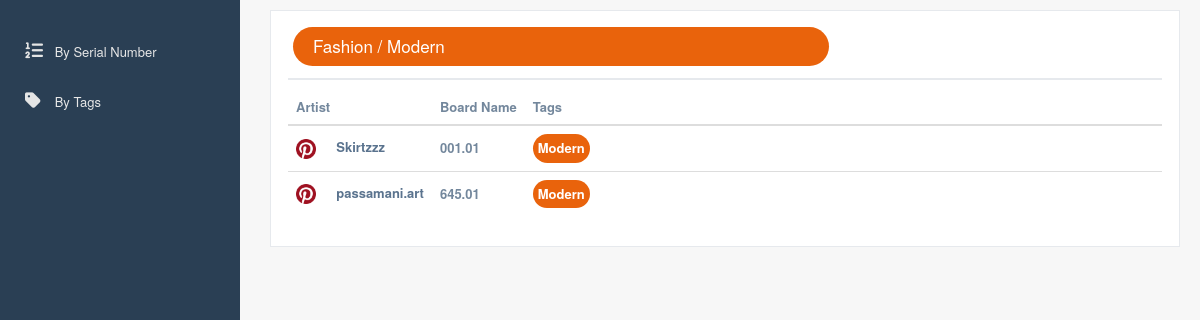
The app's page /tags/1 with its own data.
### tags/models.py (models this page shows, shortened)
class Category(models.Model):
    name = models.CharField(max_length=64, null=False, blank=False)
    def as_dict(self):
        return {
            'name': self.name,
        }

class Tag(models.Model):
    name = models.CharField(max_length=64, null=False, blank=False)
    category = models.ForeignKey(Category, on_delete=models.CASCADE, null=False, blank=False)
    color = models.CharField(max_length=20, null=False, blank=False)
    def as_dict(self):
        return {
            'id': self.id,
            'name': self.name,
            'category': self.category.as_dict(),
            'color': self.color,
        }

### artists/models.py (models this page shows, shortened)
class Artist(models.Model):
    name = models.CharField(max_length=64, null=True, blank=True)
    serial_number = models.PositiveIntegerField(null=False, unique=True)
    pinterest_page_url = models.URLField(max_length=128, null=True, blank=True)
    artstation_url = models.CharField(max_length=128, null=True, blank=True)
    behance_url = models.CharField(max_length=128, null=True, blank=True)
    deviantart_url = models.CharField(max_length=128, null=True, blank=True)
    facebook_url = models.CharField(max_length=128, null=True, blank=True)
    instagram_url = models.CharField(max_length=128, null=True, blank=True)
    pinterest_url = models.CharField(max_length=128, null=True, blank=True)
    pixiv_url = models.CharField(max_length=128, null=True, blank=True)
    tumblr_url = models.CharField(max_length=128, null=True, blank=True)
    twitter_url = models.CharField(max_length=128, null=True, blank=True)
    weibo_url = models.CharField(max_length=128, null=True, blank=True)
    other_url = models.CharField(max_length=128, null=True, blank=True)
    def as_dict(self):
        return {
            'name': self.name,
            'serial_number': f'{self.serial_number:03}',
            'pinterest_page_url': self.pinterest_page_url,
            'artstation_url': getUrlList(self.artstation_url),
            'behance_url': getUrlList(self.behance_url),
            'deviantart_url': getUrlList(self.deviantart_url),
            'facebook_url': getUrlList(self.facebook_url),
            'instagram_url': getUrlList(self.instagram_url),
            'pinterest_url': getUrlList(self.pinterest_url),
            'pixiv_url': getUrlList(self.pixiv_url),
            'tumblr_url': getUrlList(self.tumblr_url),
            'twitter_url': getUrlList(self.twitter_url),
            'weibo_url': getUrlList(self.weibo_url),
            'other_url': getUrlList(self.other_url),
        }

class Board(models.Model):
    name = models.CharField(max_length=64, null=True)
    tags = models.ManyToManyField(Tag, blank=True)
    artist = models.ForeignKey(Artist, on_delete=models.CASCADE)
    def as_dict(self):
        return {
            'id': self.id,
            'name': self.name,
            'artist': self.artist.as_dict(),
            'tags': [t.as_dict() for t in self.tags.all()],
        }

### pages/views.py (the view)
# urls.py: re_path(r'^tags/(?P<tag_id>[\d]+)$', TagDetailView.as_view()),
class TagDetailView(TemplateView):
    http_method_names = ['get']
    template_name = 'tag_details.html'
    def get_context_data(self, **kwargs):
        context = super(TagDetailView, self).get_context_data(**kwargs)
        tag_id = self.kwargs.get('tag_id')
        try:
            tag = Tag.objects.get(id=tag_id)
        except Tag.DoesNotExist:
            context['error_message'] = 'Invalid tag id.'
            return context
        context['tag'] = tag.as_dict()
        boards = tag.board_set.all().order_by('name')
        boards = [b.as_dict() for b in boards]
        context['boards'] = boards
        return context

### DisneyPinDirectory/utils.py (called while the page is built)
def getUrlList(str):
    urls = []
    if str:
        urls = str.split(',')
        if '' in urls:
            urls.remove('')
    return urls

### pages/templates/tag_details.html (shortened to what this page needs)
{% extends 'base.html' %}
{% load static %}
{% load i18n %}
{% block css %}
<link href="{% static 'css/common/common.css' %}" rel="stylesheet">
<link href="{% static 'css/tags/details.css' %}" rel="stylesheet">
{% endblock %}
{% block content %}
{% if error_message %}
    <h2> ERROR: {{ error_message }} </h2>
{% else %}
    <div class="col-md-12 col-sm-12 col-xs-12">
        <div class="x_panel">
            <div class="x_title">
                <h2 class="tag-header" style="color:white;background-color:{{tag.color}};">
                    {{tag.category.name}} / {{tag.name}}
                </h2>
            </div>
            <div class="custom-table">
                <table class="table table-hover">
                    <thead>
                        <tr>
                            <th style="width:10%">Artist</th>
                            <th style="width:5%">Board Name</th>
                            <th>Tags</th>
                        </tr>
                    </thead>
                    <tbody id="board-table-content">
                    {% for board in boards %}
                        <tr>
                            <th>
                                <a href={{board.artist.pinterest_page_url}} target="_blank">
                                    <img class="icon-img" src="../media/pinterest.png"/>
                                </a>
                                <a href="/artists/{{board.artist.serial_number}}">
                                {% if board.artist.name%}
                                    {{board.artist.name}}
                                {% else %}
                                    <th>-</th>
                                {% endif %}
                                </a>
                            </th>
                            <th>{{board.name}}</th>
                            <th>
                                {% for tag in board.tags %}
                                <a href=/tags/{{tag.id}}>
                                    <label class="tag-label" style="background-color:{{tag.color}};">
                                    {{tag.name}}
                                    </label>
                                </a>
                                {% endfor %}
                            </th>
                        </tr>
                    {% endfor %}
                    </tbody>
                </table>
            </div>
        </div>
    </div>
{% endif %}
{% endblock %}

### pages/static/css/base/base.css (style rules this page uses)
.custom-table { overflow: auto; border-top: 0px; border-bottom: 0px; border-color: white; }
.custom-table th, .custom-table td { white-space: nowrap; }

### pages/static/css/common/common.css (style rules this page uses)
.icon-img { height: 20px; }

### pages/static/css/tags/details.css (style rules this page uses)
.tag-header { padding: 10px; padding-left: 20px; padding-right: 20px; border-radius: 25px; }
#board-table-content th, #board-table-content td { vertical-align: middle; }
#board-table-content .tag-label { color: white; padding: 5px; border-radius: 25px; margin-bottom: 0px; }

### records on screen
Category: category.name "Fashion"
Tag: name "Modern", name "Modern" "Modern"
Artist: artist.name "Skirtzzz"
Board: name "001.01"
Artist: artist.name "passamani.art"
Board: name "645.01"
